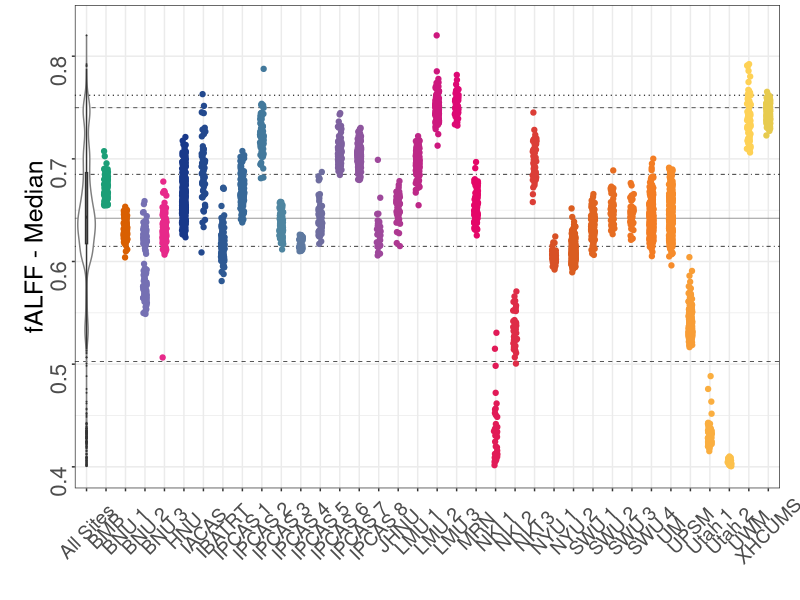
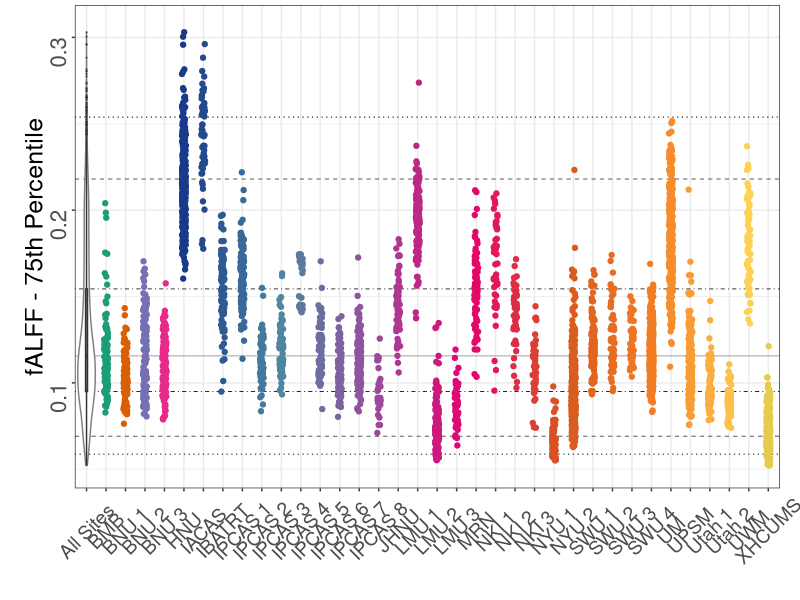
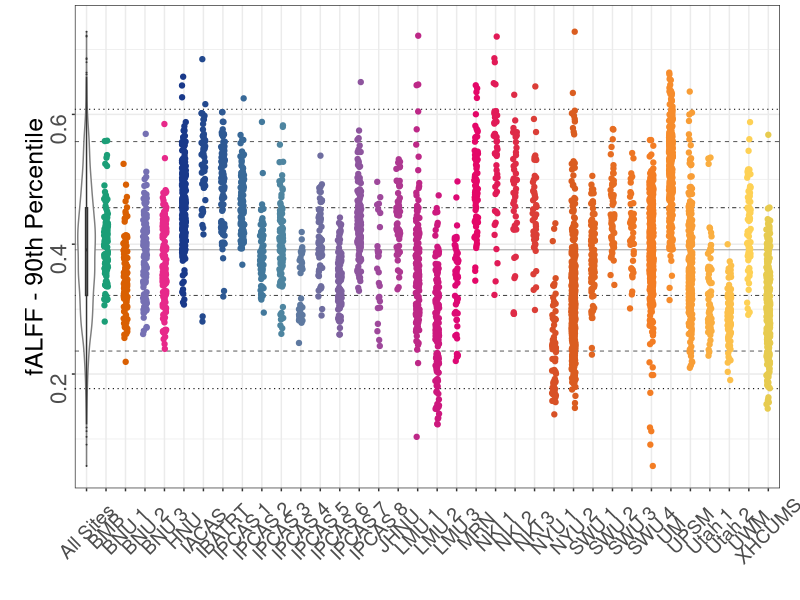
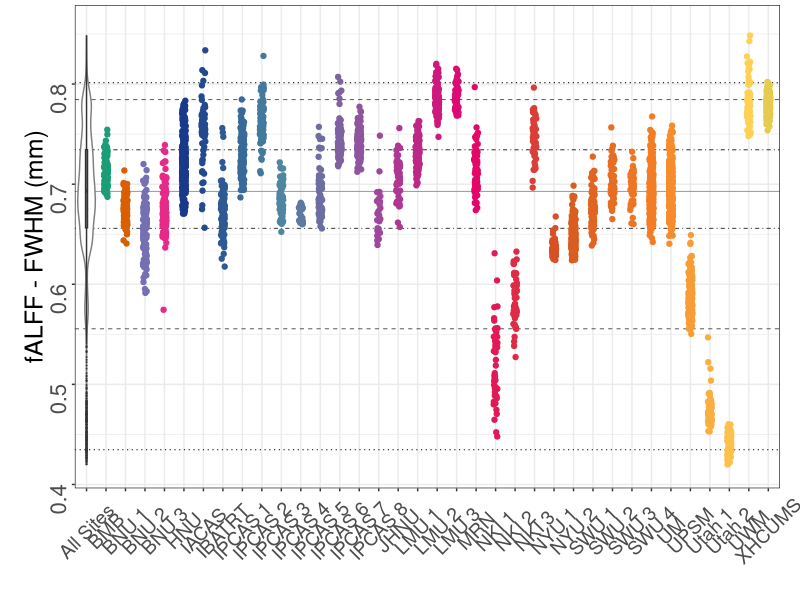
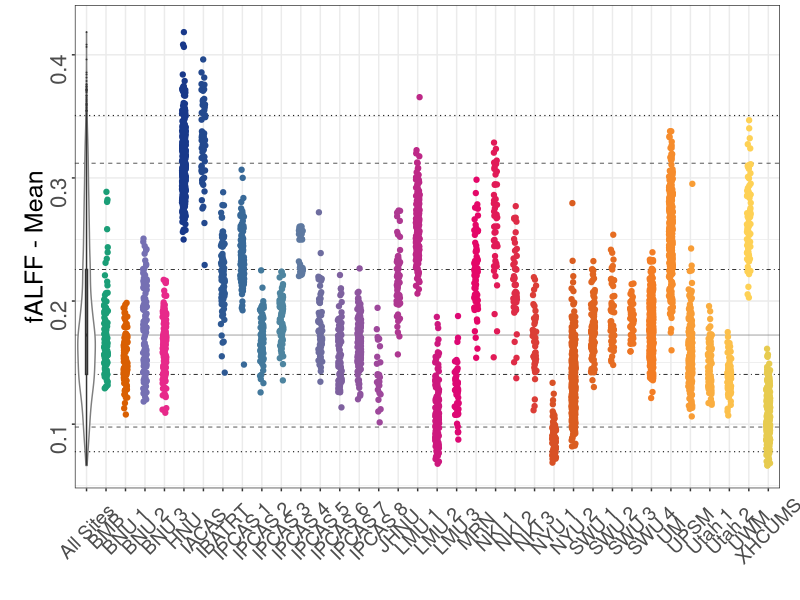
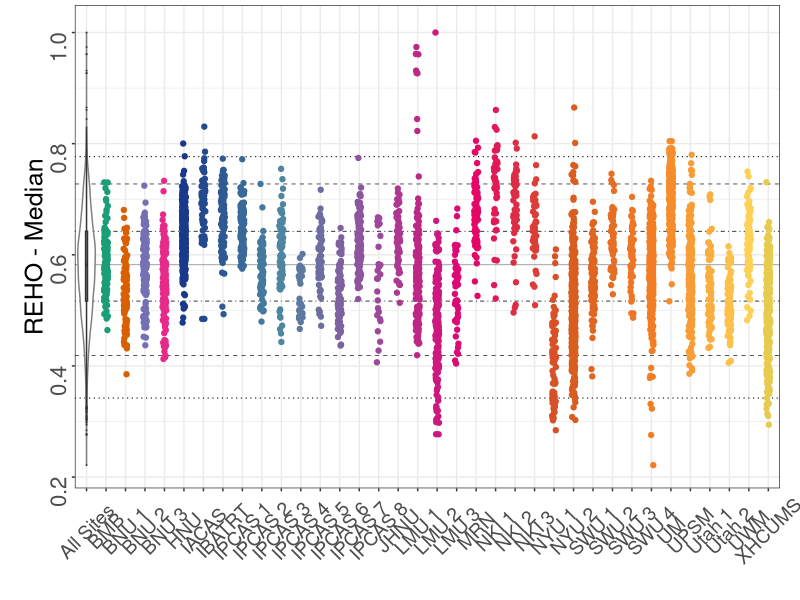
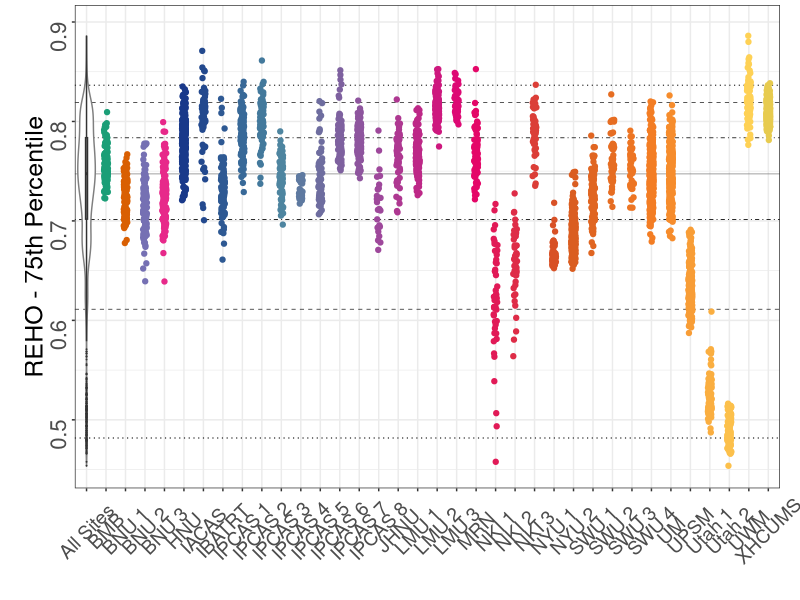
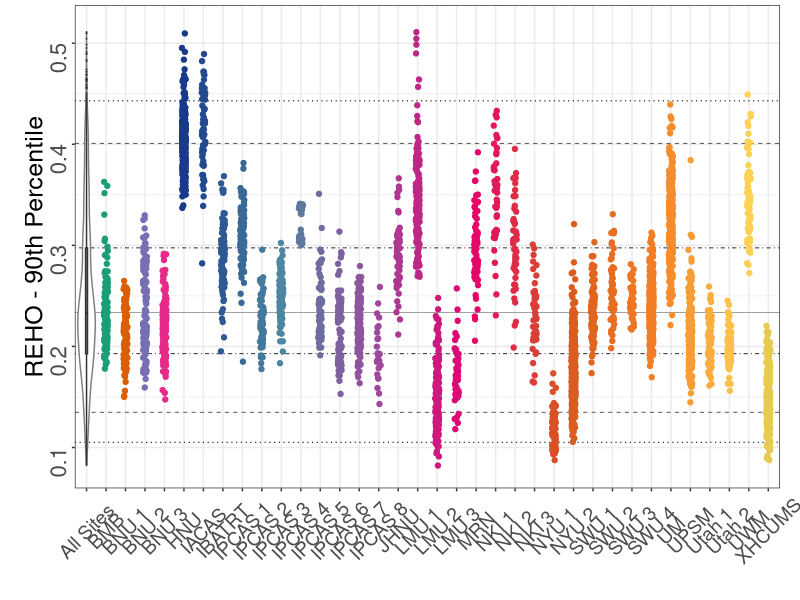

The R script that drew these images, in order:
#' # SETUP

#' Load packages and paths
#+ setup-packages
library(grid)
library(ggplot2)
library(plyr)
library(RColorBrewer)


#' ## Color Scheme
#' 
#' CMI Recommendations
#+ setup-colors
cmi_main_blue="#0071b2"
cmi_grey="#929d9e"
cmi_light_blue="#00c4d9"
cmi_pea_green="#b5bf00"

cmi_rich_green="#73933d"
cmi_rich_purple="#8e7fac"
cmi_rich_red="#d75920"
cmi_rich_blue="#4c87a1"
cmi_rich_aqua="#66c7c3"
cmi_rich_orange="#eebf42"

cmi_vibrant_yellow="#ffd457"
cmi_vibrant_orange="#f58025"
cmi_vibrant_green="#78a22f"
cmi_vibrant_garnet="#e6006f"
cmi_vibrant_purple="#9A4d9e"
cmi_vibrant_blue="#19398a"

cmi_site_colors = c(cmi_vibrant_blue,
                    cmi_rich_blue,
                    cmi_vibrant_purple,
                    cmi_vibrant_garnet,
                    cmi_rich_red,
                    cmi_vibrant_orange,
                    cmi_vibrant_yellow,
                    cmi_vibrant_green)
cmi_site_colors_ramp = colorRampPalette(cmi_site_colors)


#' ## Load data
#'
#' Read in the data and then some
#+ setup-load
#setwd("/home2/zarrar/projects/qc")
#setwd("~/zarrar/qc")
#setwd("~/Dropbox/Research/cmi/qc")
df      <- read.csv("../corr.qc/qc_filt_epi_derivatives.csv")[,-1]
nsites  <- length(unique(df$site))

#' ## Percentiles
#'
#' In our plots, we want to have percentile lines for each QC measure to 
#' indicate the distribution of each site relative to the whole sample
#+ setup-percentile
qc.measures <- colnames(df)[!(colnames(df) %in% c("uniqueid", "subid", "site", "site.name", "session", "scan", "global"))]
qvals       <- c(0.01, 0.05, 0.25, 0.5, 0.75, 0.95, 0.99)
qcat        <- c(1,5,25,50,25,5,1)
qline       <- c(3, 2, 5, 1, 5, 2, 3)
qsize       <- c(.4, .25, .3, .25, .3, .25, .4)
qcols       <- c("grey10", "grey10", "grey10", "grey50", "grey10", "grey10", "grey10")
#qcols       <- brewer.pal(8, "Dark2")[c(1,2,3,4,3,2,1)]

#' Now let's get the percentiles
#+ percentile
percentiles <- apply(subset(df, select=qc.measures), 2, quantile, qvals, na.rm=TRUE)
percentiles <- as.data.frame(cbind(percentiles, qcat, qline, qsize))
percentiles$qline <- as.factor(qline)
percentiles$qcat  <- as.factor(qcat)
print(percentiles)

#' ## Measure Descriptions
#' Associate a detailed description with each measure
#+ setup-measure
dnames  <- c("fALFF", "REHO", "VMHC")
mnames  <- c("Median", "75th Percentile", "90th Percentile", "FWHM (mm)", "Mean")
descs   <- expand.grid(m=mnames, d=dnames) 
descs   <- paste(descs[,2], descs[,1], sep=" - ")
mdf <- data.frame(
    measure = qc.measures, 
    description = descs
)
print(mdf)
cat("CHECK ABOVE...do the columns for each row match\n")

#' # PLOTS

#' ## More Setup
#' 
#' This function will add percentile lines in the background
#' plot: ggplot object
#' pdf: percentile data frame
#+ plot-function
compile_percentiles <- function(pdf, measure, cols=NULL) {
  ret <- lapply(1:nrow(pdf), function(i) {
    p <- pdf[i,]
    if (!is.null(cols)) {
      plot <- geom_hline(aes_string(yintercept=measure), data=p, 
                         size=as.numeric(p$qsize), linetype=as.numeric(p$qline), color=cols[i])
      #as.character(p$qcolor[1])
    } else {
      plot <- geom_hline(aes_string(yintercept=measure), data=p, 
                         size=as.numeric(p$qsize[1]), linetype=as.numeric(p$qline[1]), color="grey50")
    }
    return(plot)
  })
  return(ret)
}


#' ## Outliers
#' Sometimes extreme data-points can skew the plot 
#' and make it difficult to see the spread of the data.
#'  
#' I will avoid plotting those outlier points by setting the axis
#' to only the points that I want. ggplot will complain but let her (poor baby).
#'
#+ plot-find-outliers
# functions
range.outlier.iqr <- function(x, times=3) {
    upper.limit <- quantile(x, 0.75) + times*IQR(x)
    lower.limit <- quantile(x, 0.25) - times*IQR(x)
    return(c(lower.limit, upper.limit))
}
outlier.iqr <- function(x, times=3) {
    tmp         <- range.outlier.iqr(x, times)
    lower.limit <- tmp[1]
    upper.limit <- tmp[2]
    return((x > upper.limit) | (x < lower.limit))
}
# outlier values (if any)
lst.outlier.iqr <- llply(qc.measures, function(measure) {
    ret     <- subset(df, select=c("uniqueid", "subid", "site", "site.name", "session", "scan", measure))
    inds    <- outlier.iqr(df[[measure]])
    return(ret[inds,])
})
names(lst.outlier.iqr) <- qc.measures
# new ranges of our plots (sans outliers)
df.range.iqr <- as.data.frame(sapply(qc.measures, function(m) {
    inds <- !outlier.iqr(df[[m]])
    range(df[[m]][inds]) * c(0.99,1.01)
}))


#' ## Visualization of Text
#' A function with all the theme jazz
#+ viz-text
set_themes <- function(family="Times", text.size.x=14, text.size.y=16, title.size=18) {
  family <- "sans"
  pg <- list(
    theme_bw(), 
    theme(axis.title.x      = element_text(family = family, face = "plain", size=title.size)), 
    theme(axis.title.y      = element_text(family = family, face = "plain", size=title.size, angle=90, vjust=0.25)), 
    theme(axis.text.x       = element_text(family = family, face = "plain", size=text.size.x, vjust=0.5, angle=45)), 
    theme(axis.text.y       = element_text(family = family, face = "plain", size=text.size.y, angle=90)), 
    theme(axis.ticks.length = unit(.15, "lines")), 
    theme(axis.ticks.margin = unit(.15,"lines")), 
    theme(plot.margin       = unit(c(0.25, 1, 0.25, 1), "lines")), 
    theme(legend.position   = "none")
  )
  return(pg)
}



#' ## QC Derivative Measures
#' I will be plotting a bunch of different data-sets here. First I will have 
#' all the data, then I will have it remote 3 x the IQR. So two sets of the
#' same plots.
#'
#' ### REMOVE OUTLIERS
#+ plot-qc-no-outliers, fig.width=12, fig.height=8, dpi=100
for (i in 1:nrow(mdf)) {
  measure <- as.character(mdf$measure[i])
  desc <- as.character(mdf$description[i])
  
  # ### Option 1
  # First, I'll plot ones with 1%, 5%, 25%, and 50% percentile lines
  pg1=ggplot(df, aes_string(x="site.name", y=measure))
  
  # Add those percentile lines
  pg2=pg1 + compile_percentiles(percentiles, measure, qcols)  
  
  # Add main plot
  # - violin plot + boxplot for all the data
  # - jitter plot for each site (adjust the color)
  # - x and y labels
  pg3=pg2 + 
    geom_violin(aes(x=global), color="gray50") + 
    geom_boxplot(aes(x=global), width=.1, fill="gray50", outlier.size=0) + 
    geom_jitter(aes(color=site.name), position = position_jitter(width = .1)) + 
    scale_color_manual(values=c(brewer.pal(4,"Dark2"), cmi_site_colors_ramp(nsites))) + 
    ylab(desc) +
    xlab("") 
  
  # Add the y-range limit
  pg4=pg3
  pg4=pg4 + 
    ylim(df.range.iqr[[measure]])
  
  # Below assumes that you are doing this with a default axis (sites on x, data on y)
  pg5=pg4 + set_themes()
  
  # Plot
  pg=pg5
  print(pg)
  
  #ggsave("plot_option02.png", pg, height=2.5, width=5)    
  
  #readline("continue?")
  cat("\n\n\n\n")
}


#' ### KEEP OUTLIERS
#+ plot-qc-yes-outliers, fig.width=12, fig.height=8, dpi=100
for (i in 1:nrow(mdf)) {
  measure <- as.character(mdf$measure[i])
  desc <- as.character(mdf$description[i])
  
  # ### Option 1
  # First, I'll plot ones with 1%, 5%, 25%, and 50% percentile lines
  pg1=ggplot(df, aes_string(x="site.name", y=measure))
  
  # Add those percentile lines
  pg2=pg1 + compile_percentiles(percentiles, measure, qcols)  
  
  # Add main plot
  # - violin plot + boxplot for all the data
  # - jitter plot for each site (adjust the color)
  # - x and y labels
  pg3=pg2 + 
    geom_violin(aes(x=global), color="gray50") + 
    geom_boxplot(aes(x=global), width=.1, fill="gray50", outlier.size=0) + 
    geom_jitter(aes(color=site.name), position = position_jitter(width = .1)) + 
    scale_color_manual(values=c(brewer.pal(4,"Dark2"), cmi_site_colors_ramp(nsites))) + 
    ylab(desc) +
    xlab("")
  
  # Add the y-range limit and the outlier points on the maximum of the range
  # only if there are any outliers
  pg4=pg3
  #pg4=pg4 + 
  #  ylim(df.range.iqr[[measure]])
  
  # Below assumes that you are doing this with a default axis (sites on x, data on y)
  pg5=pg4 + set_themes()
  
  # Plot
  pg=pg5
  print(pg)
  
  #ggsave("plot_option02.png", pg, height=2.5, width=5)    
  
  #readline("continue?")
  cat("\n\n\n\n")
}
